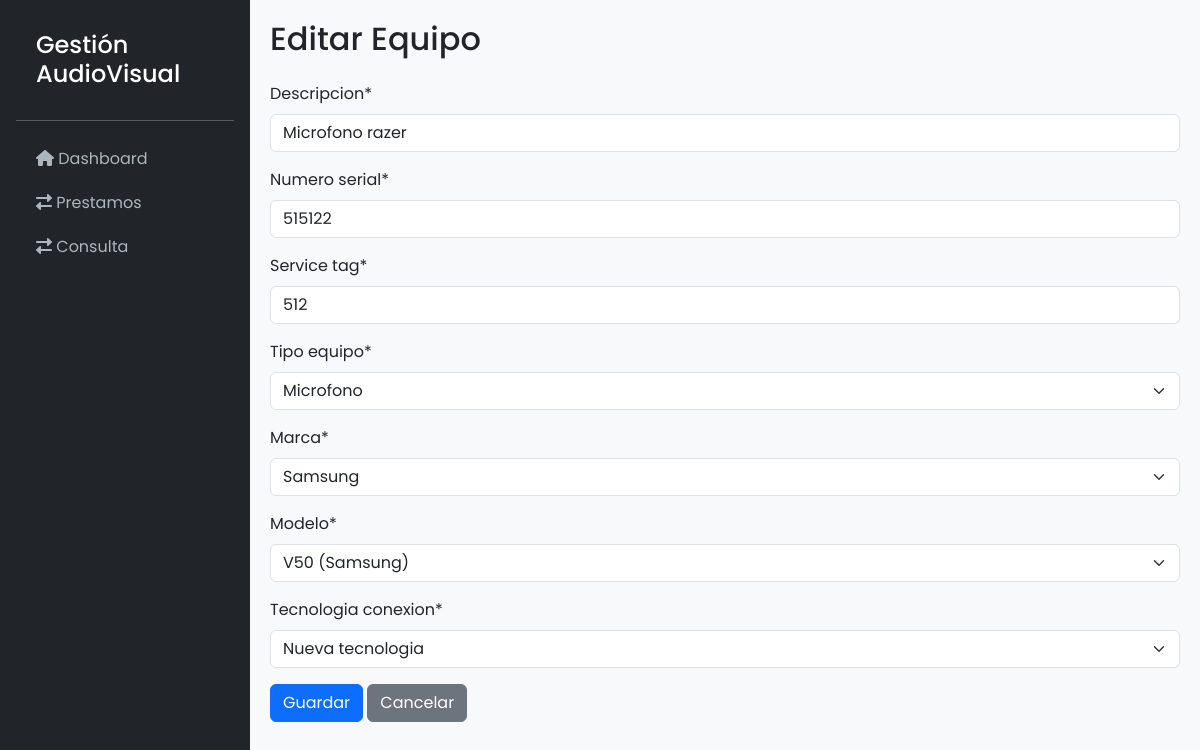
The page /equipos/3/edit/ on the database its author committed.
### GestionAudiovisualApp/models.py (models this page shows, shortened)
class Equipo(models.Model):
    descripcion     = models.CharField(max_length=100)
    numero_serial   = models.CharField(max_length=50)
    service_tag     = models.CharField(max_length=50)
    tipo_equipo     = models.ForeignKey(TipoEquipo, on_delete=models.CASCADE)
    marca           = models.ForeignKey(Marca, on_delete=models.CASCADE)
    modelo          = models.ForeignKey(Modelo, on_delete=models.CASCADE)
    tecnologia_conexion = models.ForeignKey(TecnologiaConexion, on_delete=models.CASCADE)
    estado              = models.BooleanField(default=True)

### GestionAudiovisualApp/views.py (the view)
# urls.py: path('equipos/<int:pk>/edit/', EquipoUpdateView.as_view(), name='equipo-update'),
class EquipoUpdateView(UpdateView):
    model = Equipo
    template_name = 'equipos/equipo_form.html'
    fields = ['descripcion', 'numero_serial', 'service_tag', 'tipo_equipo', 'marca', 'modelo', 'tecnologia_conexion']
    success_url = reverse_lazy('equipo-list')

### GestionAudiovisualApp/models.py (called while the page is built)
    def __str__(self):
        return self.descripcion

    def __str__(self):
        return self.descripcion

    def __str__(self):
        return f"{self.descripcion} ({self.marca})"

    def __str__(self):
        return self.descripcion

### GestionAudiovisualApp/templates/equipos/equipo_form.html (shortened to what this page needs)
{% extends 'base.html' %}
{% load crispy_forms_tags %}
{% block content %}
<h2 class="mb-4">{% if view.object %}Editar Equipo{% else %}Crear Nuevo Equipo{% endif %}</h2>
<form method="post" class="needs-validation" novalidate>
    <div class="mb-3">
        {{ form.descripcion|as_crispy_field }}
    </div>
    <div class="mb-3">
        {{ form.numero_serial|as_crispy_field }}
    </div>
    <div class="mb-3">
        {{ form.service_tag|as_crispy_field }}
    </div>
    <div class="mb-3">
        {{ form.tipo_equipo|as_crispy_field }}
    </div>
    <div class="mb-3">
        {{ form.marca|as_crispy_field }}
    </div>
    <div class="mb-3">
        {{ form.modelo|as_crispy_field }}
    </div>
    <div class="mb-3">
        {{ form.tecnologia_conexion|as_crispy_field }}
    </div>
    <button type="submit" class="btn btn-primary">Guardar</button>
    <a href="{% url 'equipo-list' %}" class="btn btn-secondary">Cancelar</a>
</form>
{% endblock %}

### GestionAudiovisualApp/templates/base.html (style rules this page uses)
body { display: flex; min-height: 100vh; font-family: 'Poppins', sans-serif; background-color: #f8f9fa; }

### rows shown on the page
Equipo: descripcion "Microfono razer", numero_serial "515122", service_tag "512", tipo_equipo "Microfono", marca "Samsung", modelo "V50 (Samsung)", tecnologia_conexion "Nueva tecnologia"
